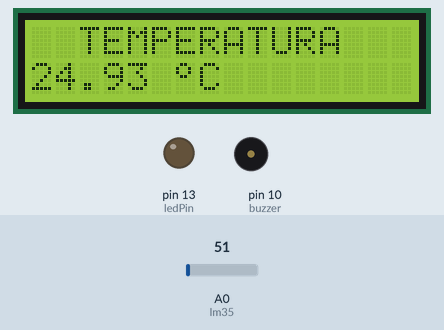
A sketch run on a simulated Arduino Uno, built with avr-gcc and run on an emulated ATmega328P. Parts: 16×2 character LCD, output pins drawn as LEDs (lit = HIGH), buzzer (waves = sounding). Dashed ring = blinking. The inputs (shaded band) are chosen by the test bench; at power-on: A0 (lm35) = 51.

Above: at 5.2 s.
5.3 s: A0 (lm35) set to 69
At 7.1 s:
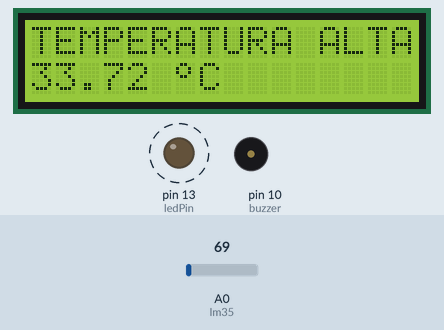
9.3 s: A0 (lm35) set to 61
At 11.7 s:
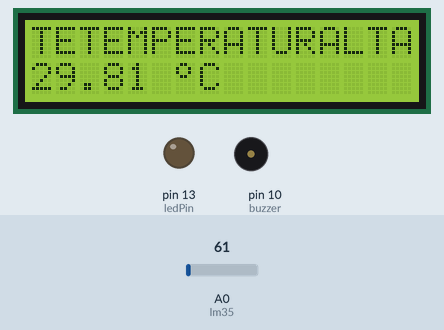
12.0 s: A0 (lm35) set to 71
At 12.9 s:
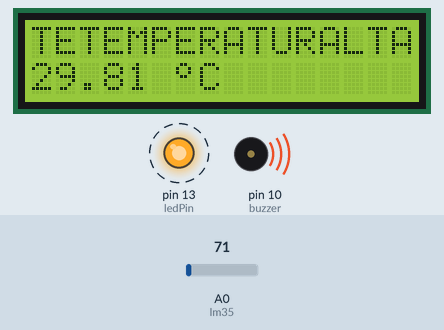
Timing chart, 0 to 20.5 s (numbered marks = the images above; inputs shaded):
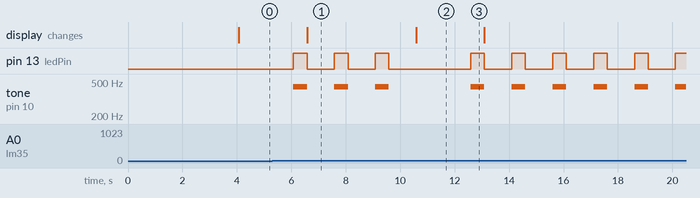

Measured:
- the behaviour switches between 61 and 62 on A0 (lm35) (found by bisection; images 0 and 1)
- after the input at 5.3 s, pin 13 (ledPin): alternates HIGH for 0.50 s and LOW for 1.0 s, starting after 0.77 s; tone on pin 10 (buzzer): alternates 440 Hz for 0.50 s and silent for 1.0 s, starting after 0.77 s; the display: changes after 1.3 s (image 1)
- after the input at 9.3 s, pin 13 (ledPin): goes on until 9.6 s, then stays LOW; tone on pin 10 (buzzer): goes on until 9.6 s, then stays silent; the display: changes after 1.3 s (image 2)
- after the input at 12.0 s, pin 13 (ledPin): alternates HIGH for 0.50 s and LOW for 1.0 s, starting after 0.59 s; tone on pin 10 (buzzer): alternates 440 Hz for 0.50 s and silent for 1.0 s, starting after 0.59 s

The sketch:

termometro.ino
```cpp
/*codigo del termometro digital*/
#include <LiquidCrystal.h> //Librería del LCD
LiquidCrystal lcd(12, 11, 5, 4, 3, 2); // Pines del LCD(RS, Enable, D4, D5, D6, D7)
int lm35 = A0; // Entrada analógica A0 para leer sensor
float temp=0;
char grados = '°C';
int ledPin=13;
int buzzer=10;
byte grado[8] =
{
0b00001100, // Los definimos como binarios 0bxxxxxxx
0b00010010,
0b00010010,
0b00001100,
0b00000000,
0b00000000,
0b00000000,
0b00000000
};

void setup() {

  lcd.setCursor(2, 1);
  //Escribir un mensaje
  lcd.print("BIENVENIDOS!");
  delay(2000);
  //Borrar la pantalla
  lcd.clear();
  lcd.print("ING.SISTEMAS 4 B");
  delay(2000);
  //Borrar la pantalla
  lcd.clear();
  lcd.createChar(1, grado);
  lcd.begin(16, 2); //tipo de lcd que es de 2*16 x*y

 pinMode(ledPin, OUTPUT);/*pinMode (pin,modo) configura el pin como salida*/
 pinMode(buzzer, OUTPUT);


}

void loop() {
  temp=analogRead(lm35); // lectura del sensor
  temp=(500.0 * temp)/1023; // conversion de la lectura

if(temp > 30.0){

digitalWrite (ledPin, HIGH);//envia un valor al pin 13 ya se alto que es 5v o bajo que es 0v
tone (buzzer,440);
delay (500);
tone (buzzer,250);
lcd.setCursor(0,0);

lcd.print("TEMPERATURA ALTA");
lcd.setCursor(0,1);
lcd.print(temp);

lcd.setCursor(6,1);
lcd.write(1);
lcd.print(grados);
}else{

  if(temp < 30.0){


lcd.setCursor(2,0);
lcd.print("TEMPERATURA");
lcd.setCursor(0,1);
lcd.print(temp);
lcd.setCursor(6,1);
lcd.write(1);
lcd.print(grados);

  }

}

digitalWrite (ledPin, LOW);
 noTone (buzzer);

delay(1000); // pausa de de 1 segundo para la siguiente lectura


}
```
